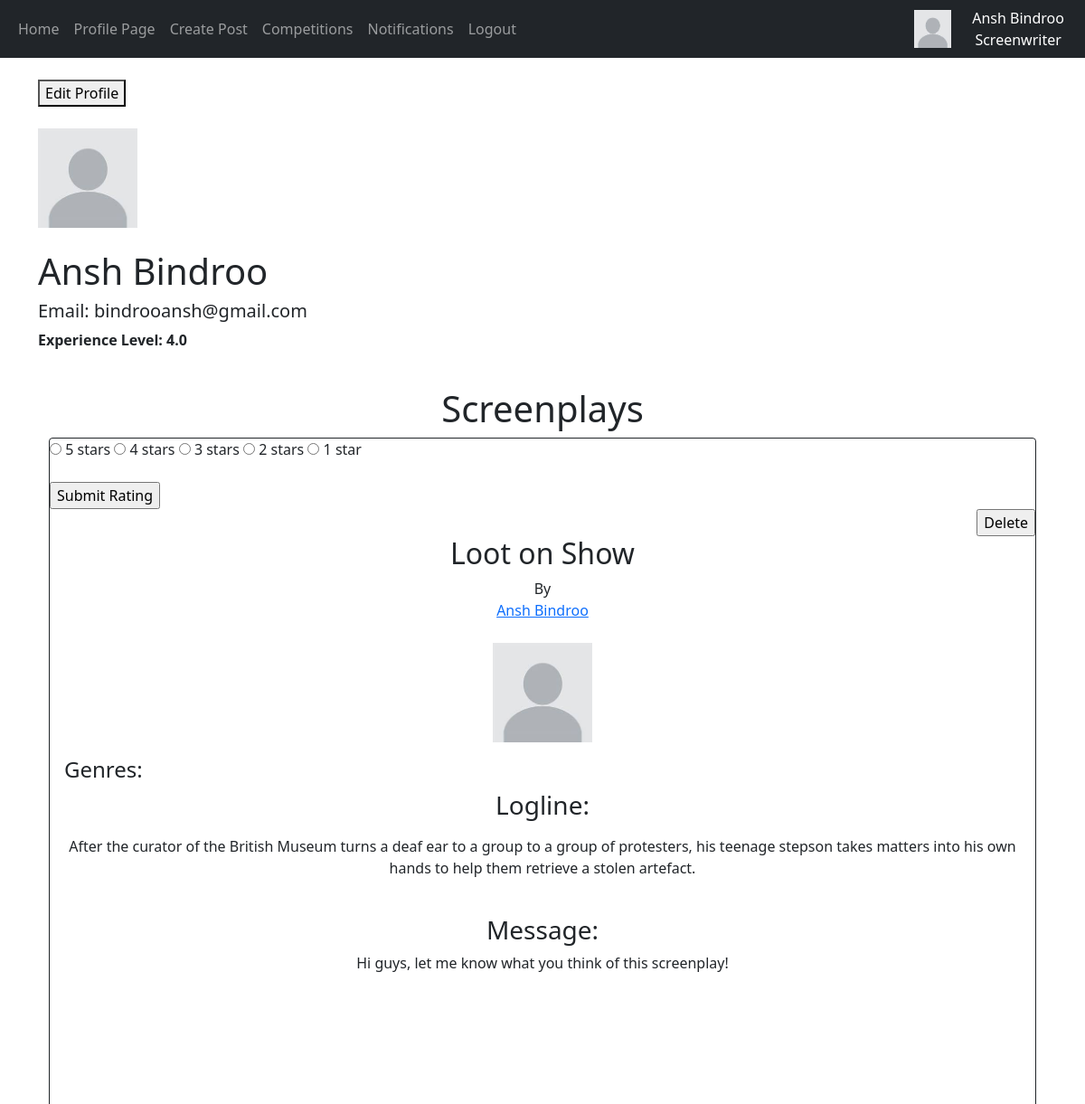
Page /profilepage/1 (signed in, upper part) on the earlier database version.
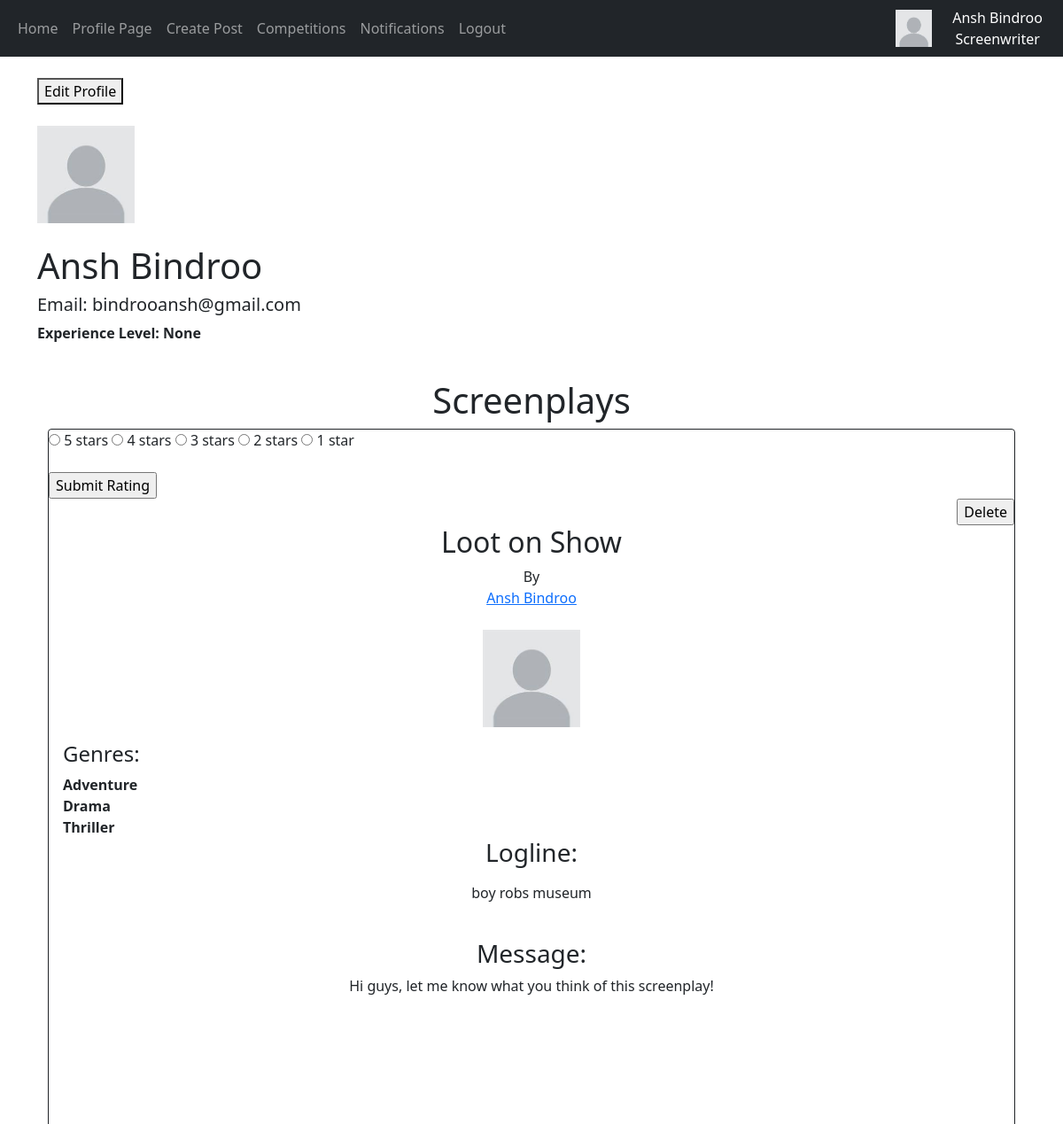
Same page on the later database version.
### website/models.py (models this page shows)
class Screenwriters(db.Model):
    __tablename__ = "Screenwriters"
    writerid = db.Column(db.Integer, primary_key=True)
    userid = db.Column(db.Integer, db.ForeignKey('Users.id'))
    backgroundcolour = db.Column(db.Integer)
    fontstyle = db.Column(db.String(30))
    experiencelevel = db.Column(db.Float)
    posts = db.relationship('Screenplays', backref="writer", passive_deletes=True)
    commenters = db.relationship('Comments', backref="writer", passive_deletes=True)
    responsees = db.relationship('Notifications', backref="writer", passive_deletes=True)
    likes = db.relationship('LikedScreenplays', backref="writer", passive_deletes=True)

class Screenplays(db.Model):
    __tablename__ = "Screenplays"
    scriptid = db.Column(db.Integer, primary_key=True)
    writerid = db.Column(db.Integer, db.ForeignKey('Screenwriters.writerid', ondelete="CASCADE"), nullable=False)
    title = db.Column(db.String(300))
    logline = db.Column(db.String(165))
    message = db.Column(db.Text)
    screenplay = db.Column(db.String(300))
    fullfile = db.Column(db.String(300))
    date_created = db.Column(db.Date, default=func.current_date())
    datetime_created = db.Column(db.DateTime(timezone=True), default=func.now())
    avgrating = db.Column(db.Float)
    scripts = db.relationship('Notifications', backref="script", passive_deletes=True)
    scriptscommented = db.relationship('Comments', backref="script", passive_deletes=True)
    liked = db.relationship('LikedScreenplays', backref="script", passive_deletes=True)
    scripts2 = db.relationship('ScriptHas', backref="script", passive_deletes=True)
    liked2 = db.relationship('FeaturedScripts', backref="script", passive_deletes=True)

class Users(db.Model, UserMixin):
    __tablename__ = "Users"
    id = db.Column(db.Integer, primary_key=True)
    email = db.Column(db.String(150), unique=True)
    username = db.Column(db.String(150), unique=True)
    forename = db.Column(db.String(75), unique=True)
    surname = db.Column(db.String(75))
    password = db.Column(db.String(150))
    date_created = db.Column(db.DateTime(timezone=True), default=func.now())
    accounttype = db.Column(db.Integer)
    profilepic = db.Column(db.String(), nullable=True)
    biography = db.Column(db.Text)
    insta = db.Column(db.String(), nullable=True)
    twitter = db.Column(db.String(), nullable=True)
    writers = db.relationship('Screenwriters', backref="user", passive_deletes=True)
    producers = db.relationship('Producers', backref="user", passive_deletes=True)

class ScriptHas(db.Model):
    __tablename__ = "ScriptHas"
    scriptid = db.Column(db.Integer, db.ForeignKey('Screenplays.scriptid'), primary_key=True)
    genreid = db.Column(db.Integer, db.ForeignKey('Genres.genreid'), primary_key=True)

class Genres(db.Model):
    __tablename__ = "Genres"
    genreid = db.Column(db.Integer, primary_key=True)
    genre = db.Column(db.String(50))
    genres = db.relationship('ScriptHas', backref="has")
    genres2 = db.relationship('CompHas', backref="has")

### website/views.py (the view)
@views.route("/profilepage/<userid>")
@login_required
def profilepage(userid):
    profileuser = Users.query.filter_by(id=userid).first()
    if profileuser.accounttype == 1:
        writer = Screenwriters.query.filter_by(userid=userid).first()
        scripts = Screenplays.query.filter_by(writerid = writer.writerid)
        rating = 0
        for i in scripts:
            if i.avgrating != None:
                rating += i.avgrating
        writer.experiencelevel = rating*scripts.count()
        db.session.commit()
        comments = Comments.query.all()
        scripthas = ScriptHas.query.all()
        return flask.render_template("profilepage.html", user=current_user, posts=scripts, comments=comments, scripthas=scripthas, profileuser=profileuser, details=writer)
    if profileuser.accounttype == 2:
        return flask.render_template("profilepage.html", user=current_user, profileuser=profileuser)

### website/templates/profilepage.html (shortened to what the changed rows need)
{% extends "base.html" %}
{% block content %}
<!DOCTYPE html>
<html lang="en">
<head>
</head>
<body class="profilepage">
        <br>
        <br>
        <br>
        <br>
        <h1>{{  profileuser.username }}</h1>
        {% if profileuser.accounttype == 1 %}
            <b><p>Experience Level: {{ details.experiencelevel }}</p></b>
            <br>
            <div id="posts" style="text-align:center" class="container">
                <h1>Screenplays</h1>
                {% if not posts %}
                    <p>This user has not posted any screenplays</p>
                {% else %}
                {% for post in posts %}
                <div class="card border-dark">
                        {% if user.accounttype == 1 %}
                            <form method = "POST" action="/rate2/{{profileuser.id}}/{{post.scriptid}}">
                                <div class="rate" style="text-align:left">
                                    <input type="radio" id="star5" name="rate" value="5" />
                                    <label for="star5" title="text">5 stars</label>
                                    <input type="radio" id="star4" name="rate" value="4" />
                                    <label for="star4" title="text">4 stars</label>
                                    <input type="radio" id="star3" name="rate" value="3" />
                                    <label for="star3" title="text">3 stars</label>
                                    <input type="radio" id="star2" name="rate" value="2" />
                                    <label for="star2" title="text">2 stars</label>
                                    <input type="radio" id="star1" name="rate" value="1" />
                                    <label for="star1" title="text">1 star</label>
                                </div>
                                <br>
                                <div style="text-align:left">
                                    <input type="submit" value="Submit Rating">
                                </div>
                            </form>
                        {% endif %}
                        {% if user.id == post.writer.user.id %}
                        <div style="text-align:right">
                            <form action = /delete-post/{{post.scriptid}} method="POST">
                                <input type="submit" value="Delete">
                            </form>
                        </div>
                        {% endif %}
                        <h2>{{post.title}}</h2>
                        By<a href="/profilepage/{{post.writer.user.username}}">{{post.writer.user.username}}</a>
                        <br>
                        <div style="text-align: center;">
                            {% if post.writer.user.profilepic %}
                            <img src="{{ url_for('static', filename='images/'+ post.writer.user.profilepic) }}" width = "110px" height = "110px" alt="Profile picture">
                            {% else %}
                            <img src="/static/images/default.jpg" alt="Default profile picture" width = "110px" height = "110px">
                            {% endif %}
                        </div>
                        <div class="card-body">
                            <div style="text-align:left">
                            <h4>Genres:</h4>
                            {% for script in scripthas %}
                                {% if script.scriptid == post.scriptid %}
                                    <b>{{script.has.genre}}</b><br>
                                {% endif %}
                            {% endfor %}
                        </div>
                            <h3>Logline:</h3>
                            <p><div class="card-text">{{post.logline}}</div></p>
                            <br>
                            <h3>Message:</h3>
                            {{post.message}}
                            {% if post.screenplay %}
                            <embed style="text-align: center;" src="{{url_for('static', filename='images/'+post.screenplay)}}" width = "75%" height = "550px">
                            {% else %}
                            <h2>Screenplay not available</h2>
                            {% endif %}
                        </div>
                </div>
                {% endfor %}
                {% endif %}
            </div>
        {% endif %}
    </div>
</body>
</html>
{% endblock %}

Differences in the rows shown:
changed Screenwriters: experiencelevel "4.0" → "None"
changed Screenplays "Loot on Show": logline "After the curator of the British Museum turns a deaf ear to a group to a group of protesters, his teenage stepson takes matters into his own hands to help them retrieve a stolen artefact." → "boy robs museum"
added ScriptHas: has.genre "Adventure"
added ScriptHas: has.genre "Drama"
added ScriptHas: has.genre "Thriller"
